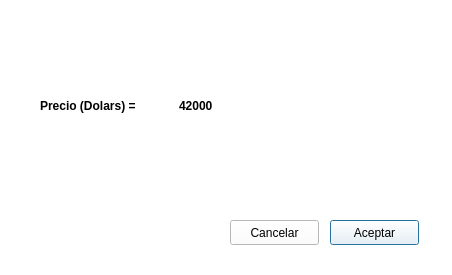
<?xml version="1.0" encoding="UTF-8"?>
<ui version="4.0">
 <class>Dialog</class>
 <widget class="QDialog" name="Dialog">
  <property name="windowModality">
   <enum>Qt::ApplicationModal</enum>
  </property>
  <property name="geometry">
   <rect>
    <x>0</x>
    <y>0</y>
    <width>452</width>
    <height>275</height>
   </rect>
  </property>
  <property name="windowTitle">
   <string>Dialog</string>
  </property>
  <property name="styleSheet">
   <string notr="true">background-color: rgb(255, 255, 255);</string>
  </property>
  <property name="modal">
   <bool>true</bool>
  </property>
  <widget class="QPushButton" name="aceptar">
   <property name="geometry">
    <rect>
     <x>330</x>
     <y>220</y>
     <width>89</width>
     <height>25</height>
    </rect>
   </property>
   <property name="text">
    <string>Aceptar</string>
   </property>
  </widget>
  <widget class="QPushButton" name="cancelar">
   <property name="geometry">
    <rect>
     <x>230</x>
     <y>220</y>
     <width>89</width>
     <height>25</height>
    </rect>
   </property>
   <property name="text">
    <string>Cancelar</string>
   </property>
  </widget>
  <widget class="QWidget" name="horizontalLayoutWidget">
   <property name="geometry">
    <rect>
     <x>40</x>
     <y>40</y>
     <width>271</width>
     <height>131</height>
    </rect>
   </property>
   <layout class="QHBoxLayout" name="horizontalLayout">
    <item>
     <widget class="QLabel" name="label">
      <property name="styleSheet">
       <string notr="true">font: 57 14pt &quot;Ubuntu&quot;;
font-weight: bold;</string>
      </property>
      <property name="text">
       <string>Precio (Dolars) = </string>
      </property>
     </widget>
    </item>
    <item>
     <widget class="QLabel" name="precio">
      <property name="styleSheet">
       <string notr="true">font: 57 14pt &quot;Ubuntu&quot;;
font-weight: bold;</string>
      </property>
      <property name="text">
       <string>42000</string>
      </property>
     </widget>
    </item>
   </layout>
  </widget>
 </widget>
 <resources/>
 <connections/>
</ui>
